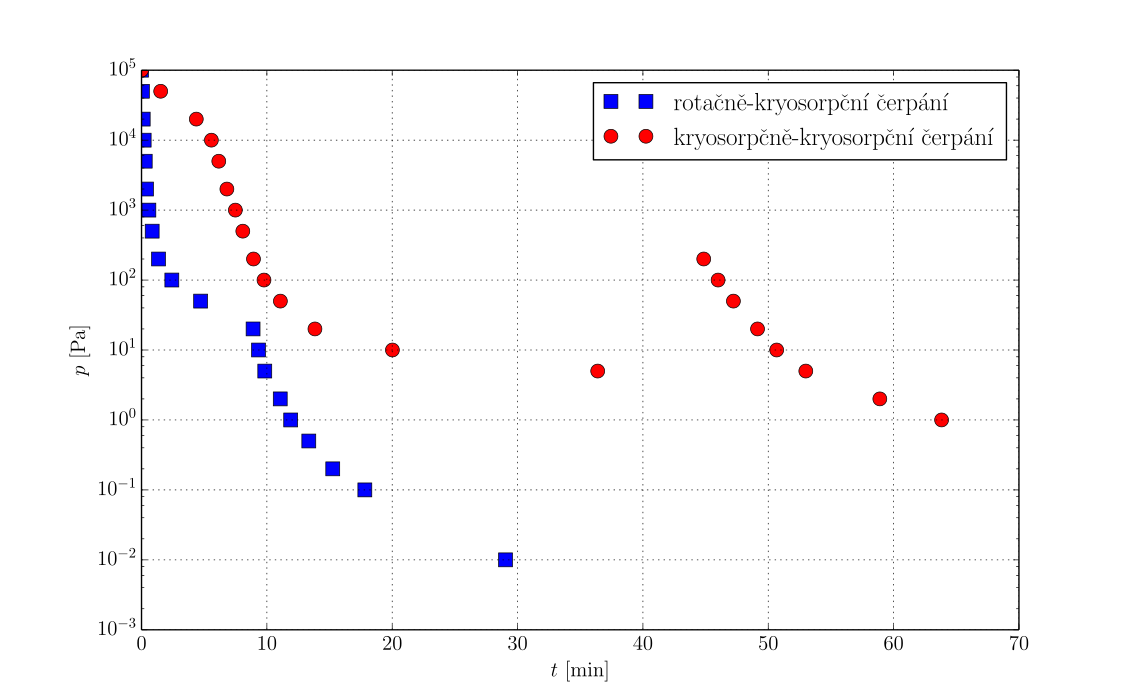

Python code for this plot:
# -*- coding: utf-8 -*-
import sys
sys.path.append('../../_meta')
from prapy import graf
from numpy import log as ln
from numpy import log10 as log

g = graf("tex")

d = g.loadtxt()
d2 = g.loadtxt(name="02_kryokryo.txt")

x, y = g.unpack(d)
x1, y1 = g.unpack(d2)

fitting = False
if (fitting):
    def func(x,a,b):
        return a*x+b

    x_fit, y_fit = x, y#g.slice_dom(d, 0, 250)
        
    ps, pe, fitlabel= g.fit(func, x_fit, ln(y_fit))

    y_fit = ps[0]*x+ps[1]

g.clf()
g.semilogy(x/60,y,'s', color="blue", label=u"rotačně-kryosorpční čerpání", ms=10)
g.semilogy(x1/60, y1, 'o', color="red", label=u"kryosorpčně-kryosorpční čerpání", ms=10)
if (fitting): g.plot(x,y_fit, label=fitlabel)

g.ylim(0.001,100000)
#g.xlim(0,20)

g.cosmetics(labels=["$t$ [min]", "$p$ [Pa]"])

g.save()
g.show()
